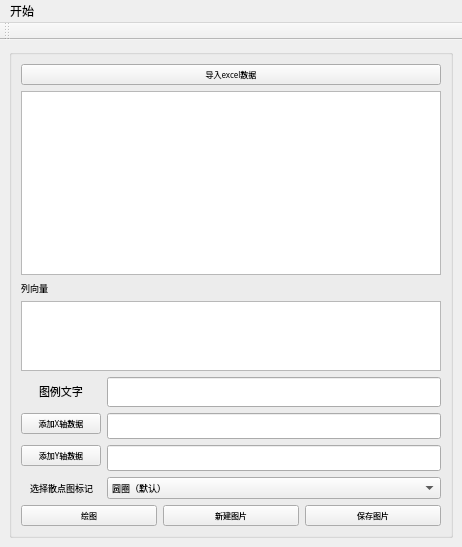
<?xml version="1.0" encoding="UTF-8"?>
<ui version="4.0">
 <class>MainWindow</class>
 <widget class="QMainWindow" name="MainWindow">
  <property name="geometry">
   <rect>
    <x>0</x>
    <y>0</y>
    <width>462</width>
    <height>547</height>
   </rect>
  </property>
  <property name="windowTitle">
   <string>PhysicLab</string>
  </property>
  <widget class="QWidget" name="centralwidget">
   <layout class="QHBoxLayout" name="horizontalLayout_2">
    <item>
     <widget class="QGroupBox" name="horizontalGroupBox">
      <layout class="QVBoxLayout" name="verticalLayout">
       <item>
        <layout class="QVBoxLayout" name="verticalLayout_3" stretch="1,3,0,0,0,0">
         <property name="leftMargin">
          <number>0</number>
         </property>
         <item>
          <widget class="QPushButton" name="loadExcelButton">
           <property name="font">
            <font>
             <family>微软雅黑 Light</family>
             <pointsize>6</pointsize>
            </font>
           </property>
           <property name="text">
            <string>导入excel数据</string>
           </property>
          </widget>
         </item>
         <item>
          <widget class="QTableWidget" name="tableWidget">
           <property name="sizePolicy">
            <sizepolicy hsizetype="Expanding" vsizetype="Expanding">
             <horstretch>0</horstretch>
             <verstretch>0</verstretch>
            </sizepolicy>
           </property>
           <property name="font">
            <font>
             <pointsize>7</pointsize>
            </font>
           </property>
          </widget>
         </item>
         <item>
          <widget class="QLabel" name="label">
           <property name="font">
            <font>
             <family>微软雅黑</family>
             <pointsize>7</pointsize>
            </font>
           </property>
           <property name="text">
            <string>列向量</string>
           </property>
          </widget>
         </item>
         <item>
          <widget class="QTableView" name="colVarTableView">
           <property name="sizePolicy">
            <sizepolicy hsizetype="Preferred" vsizetype="Preferred">
             <horstretch>0</horstretch>
             <verstretch>1</verstretch>
            </sizepolicy>
           </property>
          </widget>
         </item>
         <item>
          <layout class="QFormLayout" name="formLayout">
           <property name="sizeConstraint">
            <enum>QLayout::SetMaximumSize</enum>
           </property>
           <property name="fieldGrowthPolicy">
            <enum>QFormLayout::ExpandingFieldsGrow</enum>
           </property>
           <property name="labelAlignment">
            <set>Qt::AlignCenter</set>
           </property>
           <property name="verticalSpacing">
            <number>6</number>
           </property>
           <property name="leftMargin">
            <number>0</number>
           </property>
           <item row="0" column="0">
            <widget class="QLabel" name="LegendLabel">
             <property name="font">
              <font>
               <family>微软雅黑</family>
               <pointsize>8</pointsize>
              </font>
             </property>
             <property name="text">
              <string>图例文字</string>
             </property>
             <property name="textFormat">
              <enum>Qt::MarkdownText</enum>
             </property>
             <property name="alignment">
              <set>Qt::AlignLeading|Qt::AlignLeft|Qt::AlignVCenter</set>
             </property>
             <property name="indent">
              <number>0</number>
             </property>
            </widget>
           </item>
           <item row="0" column="1">
            <widget class="QLineEdit" name="LegendEdit">
             <property name="font">
              <font>
               <family>微软雅黑</family>
               <pointsize>11</pointsize>
              </font>
             </property>
             <property name="text">
              <string/>
             </property>
            </widget>
           </item>
           <item row="1" column="0">
            <widget class="QPushButton" name="getXButton">
             <property name="font">
              <font>
               <family>微软雅黑 Light</family>
               <pointsize>6</pointsize>
              </font>
             </property>
             <property name="text">
              <string>添加X轴数据</string>
             </property>
            </widget>
           </item>
           <item row="1" column="1">
            <widget class="QLineEdit" name="getXLineEdit">
             <property name="font">
              <font>
               <family>微软雅黑</family>
               <pointsize>10</pointsize>
              </font>
             </property>
             <property name="focusPolicy">
              <enum>Qt::NoFocus</enum>
             </property>
            </widget>
           </item>
           <item row="2" column="0">
            <widget class="QPushButton" name="getYButton">
             <property name="font">
              <font>
               <family>微软雅黑 Light</family>
               <pointsize>6</pointsize>
              </font>
             </property>
             <property name="text">
              <string>添加Y轴数据</string>
             </property>
            </widget>
           </item>
           <item row="2" column="1">
            <widget class="QLineEdit" name="getYLineEdit">
             <property name="font">
              <font>
               <family>微软雅黑</family>
               <pointsize>10</pointsize>
              </font>
             </property>
             <property name="focusPolicy">
              <enum>Qt::NoFocus</enum>
             </property>
             <property name="text">
              <string/>
             </property>
            </widget>
           </item>
           <item row="3" column="0">
            <widget class="QLabel" name="label_2">
             <property name="font">
              <font>
               <family>微软雅黑</family>
               <pointsize>7</pointsize>
              </font>
             </property>
             <property name="text">
              <string>选择散点图标记</string>
             </property>
            </widget>
           </item>
           <item row="3" column="1">
            <widget class="QComboBox" name="markerComboBox">
             <property name="sizePolicy">
              <sizepolicy hsizetype="Expanding" vsizetype="Fixed">
               <horstretch>1</horstretch>
               <verstretch>0</verstretch>
              </sizepolicy>
             </property>
             <property name="font">
              <font>
               <pointsize>7</pointsize>
              </font>
             </property>
             <item>
              <property name="text">
               <string>圆圈（默认）</string>
              </property>
             </item>
             <item>
              <property name="text">
               <string>X型</string>
              </property>
             </item>
             <item>
              <property name="text">
               <string>朝上的三角</string>
              </property>
             </item>
             <item>
              <property name="text">
               <string>不加散点</string>
              </property>
             </item>
            </widget>
           </item>
          </layout>
         </item>
         <item>
          <layout class="QHBoxLayout" name="horizontalLayout">
           <item>
            <widget class="QPushButton" name="addLineButton">
             <property name="font">
              <font>
               <family>微软雅黑 Light</family>
               <pointsize>6</pointsize>
              </font>
             </property>
             <property name="text">
              <string>绘图</string>
             </property>
            </widget>
           </item>
           <item>
            <widget class="QPushButton" name="newFigButton">
             <property name="font">
              <font>
               <family>微软雅黑 Light</family>
               <pointsize>6</pointsize>
              </font>
             </property>
             <property name="text">
              <string>新建图片</string>
             </property>
            </widget>
           </item>
           <item>
            <widget class="QPushButton" name="saveFigButton">
             <property name="font">
              <font>
               <family>微软雅黑 Light</family>
               <pointsize>6</pointsize>
              </font>
             </property>
             <property name="text">
              <string>保存图片</string>
             </property>
            </widget>
           </item>
          </layout>
         </item>
        </layout>
       </item>
      </layout>
     </widget>
    </item>
   </layout>
  </widget>
  <widget class="QMenuBar" name="menubar">
   <property name="geometry">
    <rect>
     <x>0</x>
     <y>0</y>
     <width>462</width>
     <height>22</height>
    </rect>
   </property>
   <property name="nativeMenuBar">
    <bool>true</bool>
   </property>
   <widget class="QMenu" name="menu">
    <property name="title">
     <string>开始</string>
    </property>
   </widget>
   <addaction name="menu"/>
  </widget>
  <widget class="QToolBar" name="toolBar">
   <property name="windowTitle">
    <string>toolBar</string>
   </property>
   <attribute name="toolBarArea">
    <enum>TopToolBarArea</enum>
   </attribute>
   <attribute name="toolBarBreak">
    <bool>false</bool>
   </attribute>
  </widget>
 </widget>
 <resources/>
 <connections>
  <connection>
   <sender>getXButton</sender>
   <signal>clicked()</signal>
   <receiver>MainWindow</receiver>
   <slot>getXButtonOnClicked()</slot>
   <hints>
    <hint type="sourcelabel">
     <x>82</x>
     <y>328</y>
    </hint>
    <hint type="destinationlabel">
     <x>41</x>
     <y>415</y>
    </hint>
   </hints>
  </connection>
  <connection>
   <sender>loadExcelButton</sender>
   <signal>clicked()</signal>
   <receiver>MainWindow</receiver>
   <slot>LoadExcelButtonOnClicked()</slot>
   <hints>
    <hint type="sourcelabel">
     <x>255</x>
     <y>66</y>
    </hint>
    <hint type="destinationlabel">
     <x>274</x>
     <y>0</y>
    </hint>
   </hints>
  </connection>
  <connection>
   <sender>tableWidget</sender>
   <signal>customContextMenuRequested(QPoint)</signal>
   <receiver>MainWindow</receiver>
   <slot>showMenu()</slot>
   <hints>
    <hint type="sourcelabel">
     <x>417</x>
     <y>173</y>
    </hint>
    <hint type="destinationlabel">
     <x>469</x>
     <y>175</y>
    </hint>
   </hints>
  </connection>
  <connection>
   <sender>getYButton</sender>
   <signal>clicked()</signal>
   <receiver>MainWindow</receiver>
   <slot>getYButtonOnClicked()</slot>
   <hints>
    <hint type="sourcelabel">
     <x>95</x>
     <y>357</y>
    </hint>
    <hint type="destinationlabel">
     <x>68</x>
     <y>415</y>
    </hint>
   </hints>
  </connection>
  <connection>
   <sender>tableWidget</sender>
   <signal>itemChanged(QTableWidgetItem*)</signal>
   <receiver>MainWindow</receiver>
   <slot>table_update()</slot>
   <hints>
    <hint type="sourcelabel">
     <x>295</x>
     <y>184</y>
    </hint>
    <hint type="destinationlabel">
     <x>469</x>
     <y>216</y>
    </hint>
   </hints>
  </connection>
  <connection>
   <sender>addLineButton</sender>
   <signal>clicked()</signal>
   <receiver>MainWindow</receiver>
   <slot>addLineButtonOnClicked()</slot>
   <hints>
    <hint type="sourcelabel">
     <x>134</x>
     <y>394</y>
    </hint>
    <hint type="destinationlabel">
     <x>128</x>
     <y>415</y>
    </hint>
   </hints>
  </connection>
  <connection>
   <sender>newFigButton</sender>
   <signal>clicked()</signal>
   <receiver>MainWindow</receiver>
   <slot>newFigButtonOnClicked()</slot>
   <hints>
    <hint type="sourcelabel">
     <x>255</x>
     <y>394</y>
    </hint>
    <hint type="destinationlabel">
     <x>256</x>
     <y>415</y>
    </hint>
   </hints>
  </connection>
  <connection>
   <sender>saveFigButton</sender>
   <signal>clicked()</signal>
   <receiver>MainWindow</receiver>
   <slot>saveFigButtonOnClicked()</slot>
   <hints>
    <hint type="sourcelabel">
     <x>384</x>
     <y>381</y>
    </hint>
    <hint type="destinationlabel">
     <x>375</x>
     <y>487</y>
    </hint>
   </hints>
  </connection>
 </connections>
 <slots>
  <slot>getXButtonOnClicked()</slot>
  <slot>getYButtonOnClicked()</slot>
  <slot>newFigButtonOnClicked()</slot>
  <slot>addLineButtonOnClicked()</slot>
  <slot>LoadExcelButtonOnClicked()</slot>
  <slot>showMenu()</slot>
  <slot>table_update()</slot>
  <slot>saveFigButtonOnClicked()</slot>
 </slots>
</ui>
